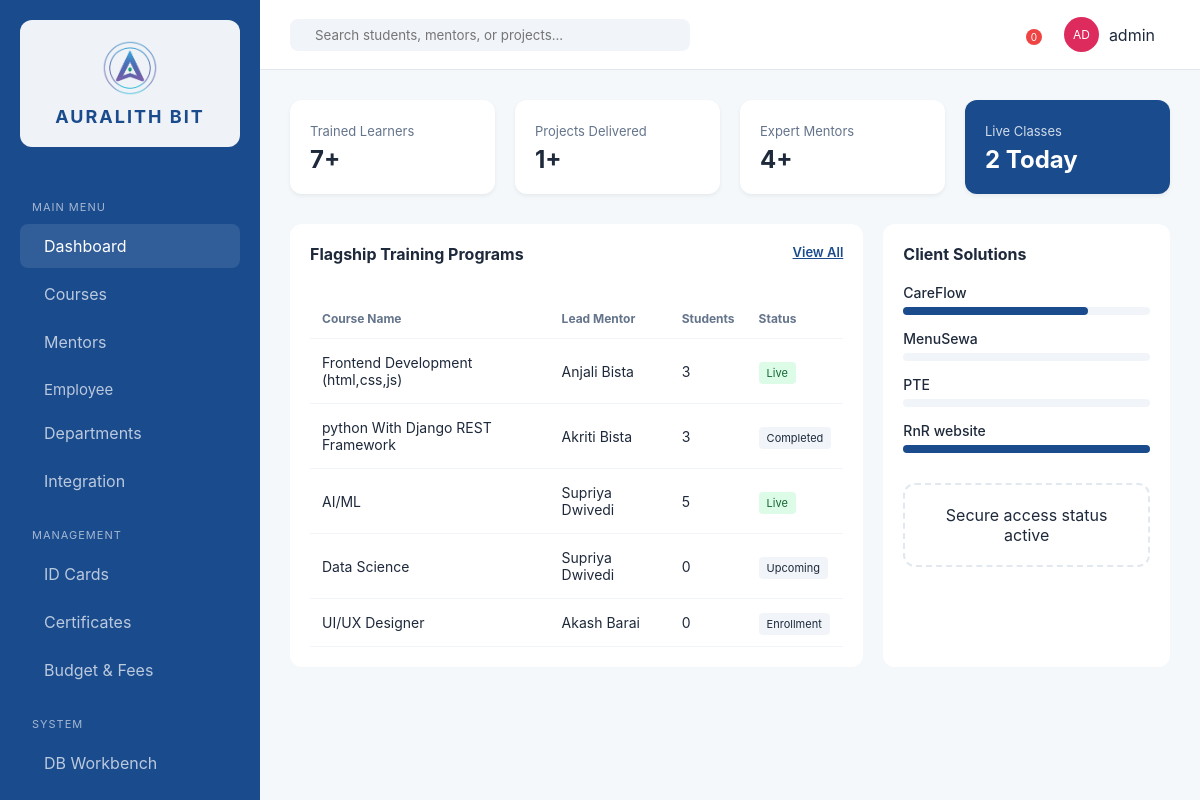
Page /dashboard/ (signed in) on the earlier database version.
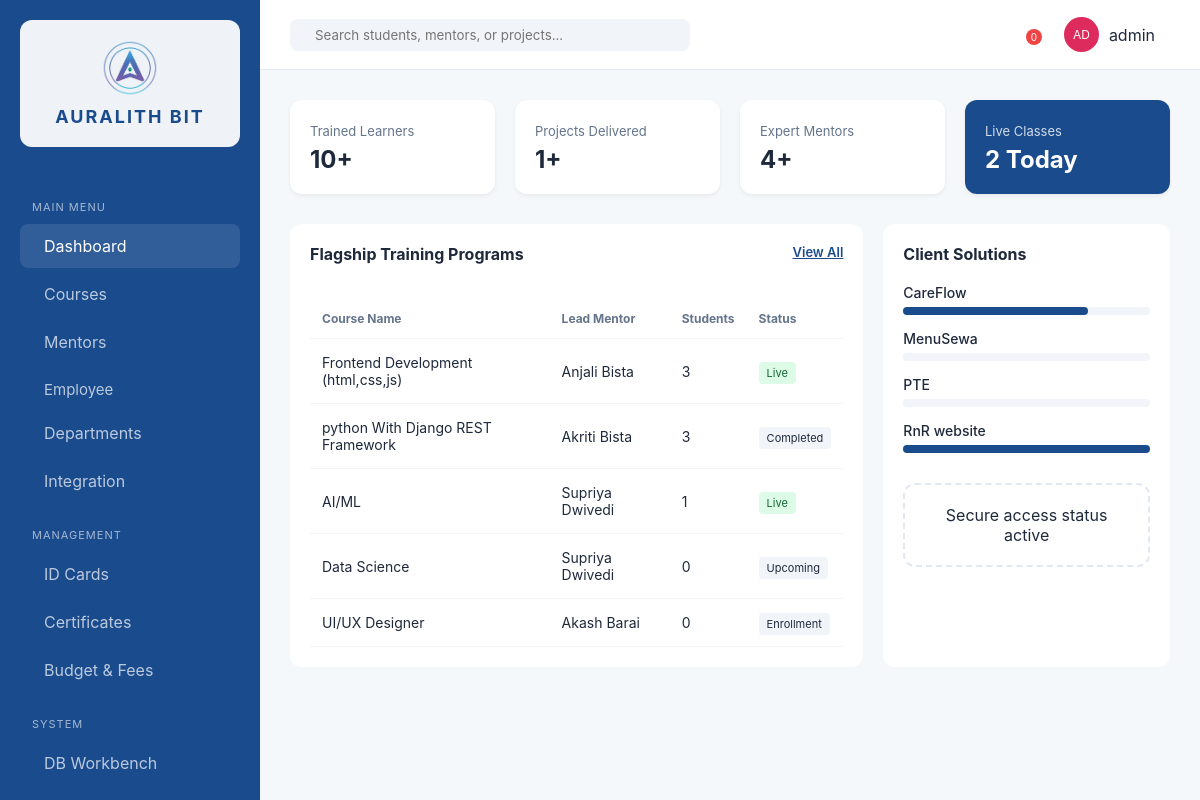
Same page on the later database version.
### erp_app/models.py (models this page shows, shortened)
class Course(models.Model):
    STATUS_CHOICES = [
        ('live', 'Live'),
        ('upcoming', 'Upcoming'),
        ('enrollment', 'Enrollment'),
        ('completed', 'Completed'),
    ]
    CATEGORY_CHOICES = [
        ('development', 'Development'),
        ('design', 'UI/UX'),
        ('qa', 'Digital Marketing'),
        ('marketing', 'Graphic Designing'),
    ]
    name = models.CharField(max_length=200)
    mentor = models.ForeignKey(Mentor, on_delete=models.SET_NULL, null=True, blank=True)
    category = models.CharField(max_length=50, choices=CATEGORY_CHOICES, default='development')
    duration_weeks = models.PositiveIntegerField(default=8)
    status = models.CharField(max_length=20, choices=STATUS_CHOICES, default='enrollment')
    description = models.TextField(blank=True)
    syllabus = models.FileField(upload_to='syllabi/', null=True, blank=True)
    students_count = models.PositiveIntegerField(default=0)
    completion_percent = models.PositiveIntegerField(default=0)
    created_at = models.DateTimeField(auto_now_add=True)
    class Meta:
        ordering = ['-created_at']

class Mentor(models.Model):
    name = models.CharField(max_length=200)
    email = models.EmailField(unique=True)
    specialization = models.CharField(max_length=200)
    bio = models.TextField(blank=True)
    class Meta:
        ordering = ['name']

### erp_app/views.py (the view)
# urls.py: path('dashboard/', views.dashboard, name='dashboard'),
@login_required
def dashboard(request):
    roles = get_user_roles(request.user)
    context = {
        'trained_learners': Student.objects.count(),
        'projects_delivered': Project.objects.filter(status='completed').count(),
        'live_classes': Course.objects.filter(status='live').count(),
        'expert_mentors': Mentor.objects.count(),
        'courses': Course.objects.select_related('mentor').all()[:5],
        'projects': Project.objects.all()[:5],
        'is_admin': has_role(request.user, SUPER_ADMIN, TEACHING_STAFF, NORMAL_STAFF),
    }
    return render(request, 'erp_app/dashboard.html', context)

### erp_app/roles.py (called while the page is built)
def get_user_roles(user):
    if not user.is_authenticated:
        return []
    roles = set()
    if user.is_superuser:
        roles.add(SUPER_ADMIN)
    for group in user.groups.all():
        roles.add(group.name)
    if hasattr(user, 'student_profile') and user.student_profile:
        roles.add(STUDENT)
    return list(roles)

def has_role(user, *roles):
    user_roles = get_user_roles(user)
    return any(r in user_roles for r in roles)

### erp_app/templates/erp_app/dashboard.html (shortened to what this page needs)
{% extends 'erp_app/base.html' %}
{% block content %}
<section class="stats-grid">
    <div class="stat-card">
        <span>Trained Learners</span>
        <h3>{{ trained_learners }}+</h3>
    </div>
    <div class="stat-card">
        <span>Projects Delivered</span>
        <h3>{{ projects_delivered }}+</h3>
    </div>
    <div class="stat-card">
        <span>Expert Mentors</span>
        <h3>{{ expert_mentors }}+</h3>
    </div>
    <div class="stat-card primary">
        <span>Live Classes</span>
        <h3>{{ live_classes }} Today</h3>
    </div>
</section>
<div class="main-grid">
    <div class="data-card">
        <div class="card-header">
            <h3>Flagship Training Programs</h3>
            <a href="{% url 'courses' %}" class="btn-text">View All</a>
        </div>
        <table>
            <thead>
                <tr>
                    <th>Course Name</th>
                    <th>Lead Mentor</th>
                    <th>Students</th>
                    <th>Status</th>
                </tr>
            </thead>
            <tbody>
                {% for course in courses %}
                <tr>
                    <td>{{ course.name }}</td>
                    <td>{{ course.mentor.name|default:"—" }}</td>
                    <td>{{ course.students_count }}</td>
                    <td><span class="tag {% if course.status == 'live' %}live{% endif %}">{{ course.get_status_display }}</span></td>
                </tr>
                {% empty %}
                <tr><td colspan="4" style="text-align:center;color:#94a3b8;">No courses yet.</td></tr>
                {% endfor %}
            </tbody>
        </table>
    </div>
    <div class="data-card side">
        <h3>Client Solutions</h3>
        {% for project in projects %}
        <div class="project-item">
            <p>{{ project.name }}</p>
            <div class="progress-bar"><div style="width: {{ project.progress_percentage }}%"></div></div>
        </div>
        {% empty %}
        <p style="color:#94a3b8;font-size:14px;">No projects yet.</p>
        {% endfor %}
        <div class="qr-preview">
            <p>Secure access status active</p>
        </div>
    </div>
</div>
{% endblock %}

Differences in the rows shown:
changed Course "AI/ML": students_count "5" → "1"
Other differences:
{{ trained_learners }}: "7" → "10"
